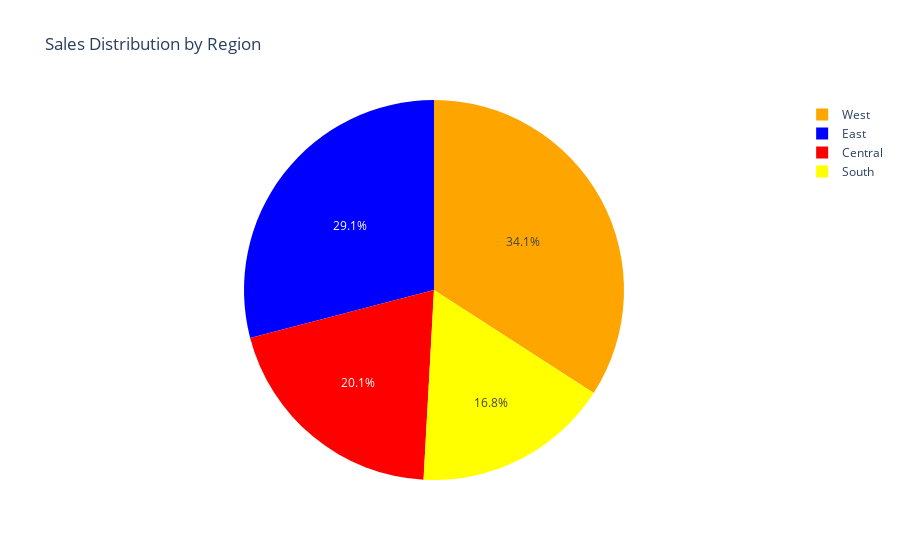

The notebook cell this image was saved under:
### Code cell
import pandas as pd
import plotly.express as px

# Assuming your DataFrame has "Region" and "Sales" columns
fig = px.pie(df, names='Region', values='Sales', title='Sales Distribution by Region',
             labels={'Sales': 'Total Sales'}, 
             hover_data=['Region', 'Sales'],
             template='plotly',
             color_discrete_sequence=['Orange', 'blue', 'red', 'yellow'])

# Show the plot
fig.show()

### Figure 1 — Plotly figure (JSON) as saved in the notebook; plotly's stock layout.template omitted (floating-point values rounded to 4 significant figures; data arrays with more than 128 entries replaced by an {"elided": "..."} marker saying what was removed)
{"data": [{"customdata": {"elided": "3312x2 mixed values"}, "domain": {"x": [0, 1], "y": [0, 1]}, "hovertemplate": "Region=%{customdata[0]}<br>Total Sales=%{customdata[1]}<extra></extra>", "labels": {"elided": "3312 str values"}, "legendgroup": "", "name": "", "showlegend": true, "type": "pie", "values": {"elided": "3312 float values"}}], "layout": {"legend": {"tracegroupgap": 0}, "piecolorway": ["Orange", "blue", "red", "yellow"], "title": {"text": "Sales Distribution by Region"}}}
